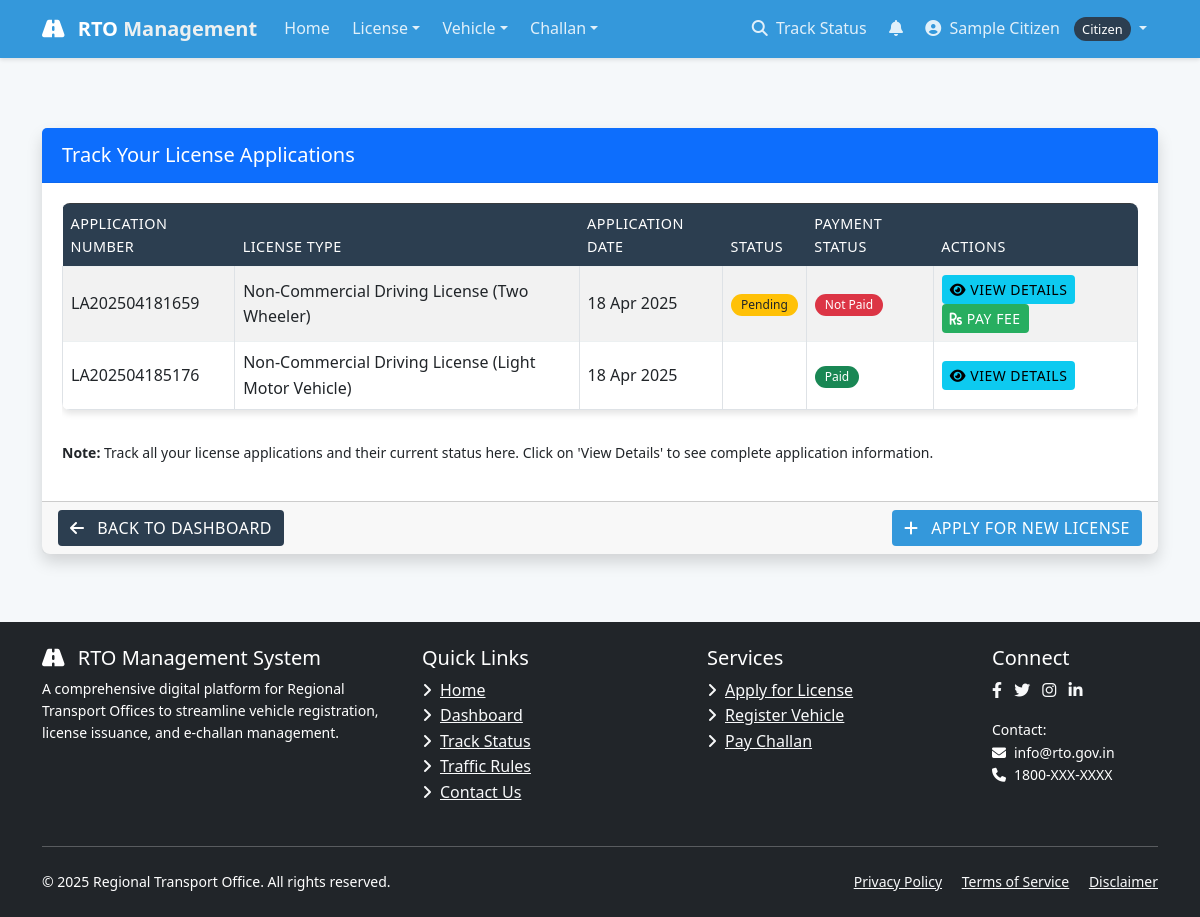
The page /dashboard/status/license/ (signed in) on the database as committed earlier.
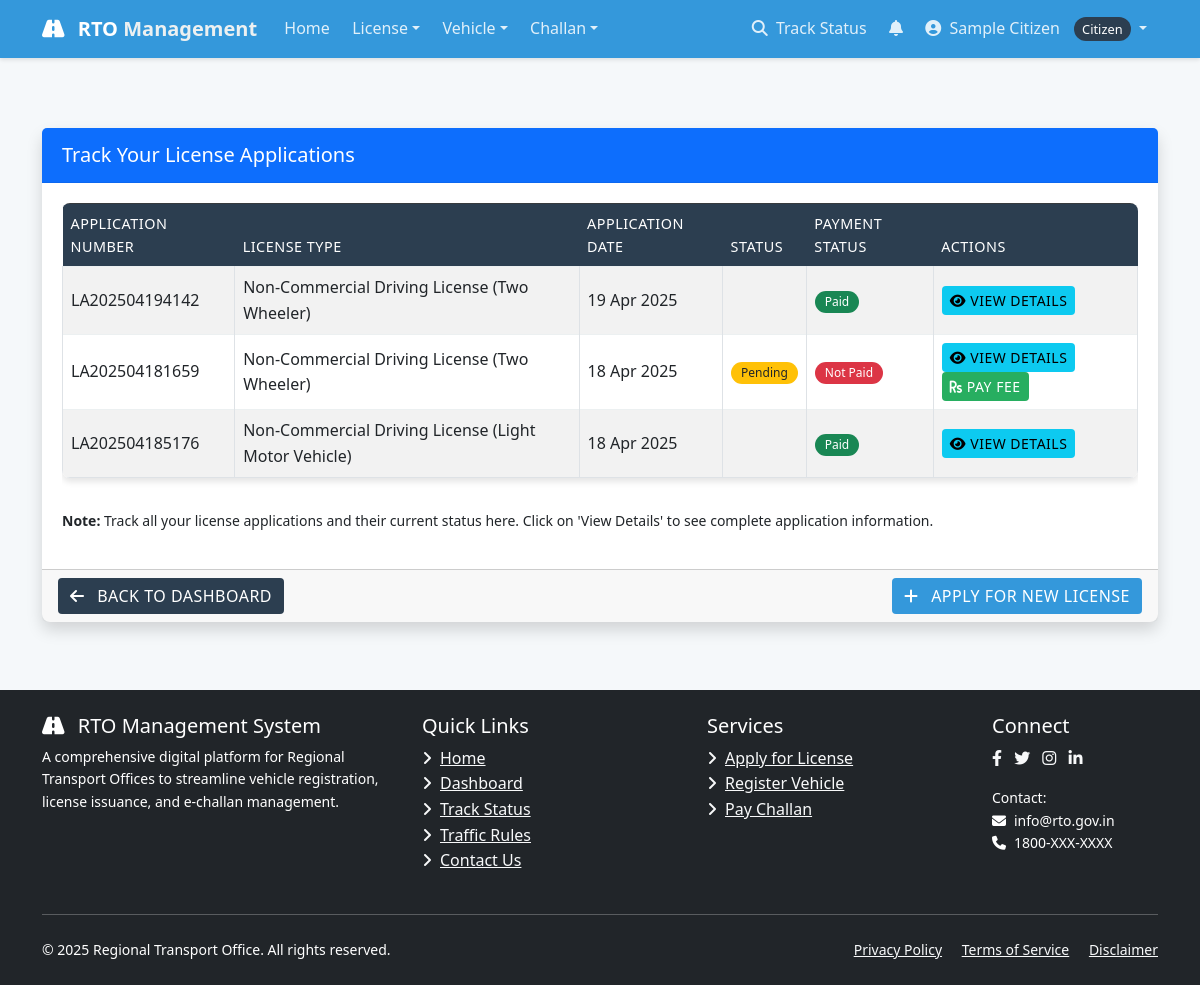
The same page on the database as committed later.
### license/models.py (models this page shows, shortened)
class LicenseApplication(models.Model):
    STATUS_CHOICES = (
        ('PENDING', 'Pending'),
        ('DOCUMENT_VERIFICATION', 'Document Verification'),
        ('SCHEDULED_FOR_TEST', 'Scheduled for Test'),
        ('TEST_PASSED', 'Test Passed'),
        ('TEST_FAILED', 'Test Failed'),
        ('APPROVED', 'Approved'),
        ('REJECTED', 'Rejected'),
        ('ISSUED', 'Issued'),
    )
    APPLICATION_TYPE_CHOICES = (
        ('NEW', 'New License'),
        ('RENEWAL', 'License Renewal'),
        ('DUPLICATE', 'Duplicate License'),
    )
    applicant = models.ForeignKey(User, on_delete=models.CASCADE, related_name='license_applications')
    license_type = models.ForeignKey(LicenseType, on_delete=models.CASCADE)
    application_type = models.CharField(max_length=20, choices=APPLICATION_TYPE_CHOICES, default='NEW')
    application_number = models.CharField(max_length=20, unique=True)
    application_date = models.DateField(auto_now_add=True)
    status = models.CharField(max_length=30, choices=STATUS_CHOICES, default='PENDING')
    photo = models.ImageField(upload_to='license_photos/')
    signature = models.ImageField(upload_to='license_signatures/')
    id_proof = models.FileField(upload_to='license_id_proofs/')
    address_proof = models.FileField(upload_to='license_address_proofs/')
    test_date = models.DateTimeField(null=True, blank=True)
    test_result = models.BooleanField(null=True, blank=True)
    rejection_reason = models.TextField(blank=True, null=True)
    payment_status = models.BooleanField(default=False)
    payment_date = models.DateTimeField(null=True, blank=True)
    payment_transaction_id = models.CharField(max_length=100, blank=True, null=True)
    reviewed_by = models.ForeignKey(User, on_delete=models.SET_NULL, null=True, blank=True,
                                   related_name='reviewed_license_applications')
    issued_date = models.DateField(null=True, blank=True)
    valid_until = models.DateField(null=True, blank=True)
    created_at = models.DateTimeField(auto_now_add=True)
    updated_at = models.DateTimeField(auto_now=True)

class LicenseType(models.Model):
    name = models.CharField(max_length=100)
    code = models.CharField(max_length=10, unique=True)
    description = models.TextField()
    age_requirement = models.PositiveIntegerField(default=18)
    validity_years = models.PositiveIntegerField(default=10)
    fee = models.DecimalField(max_digits=10, decimal_places=2)

### dashboard/views.py (the view)
# urls.py: path('status/license/', views.track_license_status, name='track_license_status'),
@login_required
def track_license_status(request):
    if request.user.user_type != 'CITIZEN':
        return redirect('dashboard')
    applications = LicenseApplication.objects.filter(applicant=request.user).order_by('-application_date')
    context = {
        'applications': applications,
        'current_date': timezone.now(),
    }
    return render(request, 'dashboard/track_license_status.html', context)

### accounts/models.py (called while the page is built)
    def get_full_name(self):
        return f"{self.first_name} {self.last_name}" if self.first_name or self.last_name else self.email

### templates/dashboard/track_license_status.html (shortened to what the changed rows need)
{% extends 'base.html' %}
{% block content %}
<div class="container mt-4">
    <div class="card shadow">
        <div class="card-body">
            {% if applications %}
                <div class="table-responsive">
                    <table class="table table-striped table-bordered">
                        <thead class="table-dark">
                            <tr>
                                <th>Application Number</th>
                                <th>License Type</th>
                                <th>Application Date</th>
                                <th>Status</th>
                                <th>Payment Status</th>
                                <th>Actions</th>
                            </tr>
                        </thead>
                        <tbody>
                            {% for application in applications %}
                                <tr>
                                    <td>{{ application.application_number }}</td>
                                    <td>{{ application.license_type.name }}</td>
                                    <td>{{ application.application_date|date:"d M Y" }}</td>
                                    <td>
                                        {% if application.status == 'PENDING' %}
                                            <span class="badge bg-warning text-dark">Pending</span>
                                        {% elif application.status == 'DOCUMENT_VERIFICATION' %}
                                            <span class="badge bg-info">Document Verification</span>
                                        {% elif application.status == 'TEST_SCHEDULED' %}
                                            <span class="badge bg-primary">Test Scheduled</span>
                                        {% elif application.status == 'TEST_PASSED' %}
                                            <span class="badge bg-success">Test Passed</span>
                                        {% elif application.status == 'TEST_FAILED' %}
                                            <span class="badge bg-danger">Test Failed</span>
                                        {% elif application.status == 'APPROVED' %}
                                            <span class="badge bg-success">Approved</span>
                                        {% elif application.status == 'REJECTED' %}
                                            <span class="badge bg-danger">Rejected</span>
                                        {% elif application.status == 'ISSUED' %}
                                            <span class="badge bg-success">License Issued</span>
                                        {% endif %}
                                    </td>
                                    <td>
                                        {% if application.payment_status %}
                                            <span class="badge bg-success">Paid</span>
                                        {% else %}
                                            <span class="badge bg-danger">Not Paid</span>
                                        {% endif %}
                                    </td>
                                    <td>
                                        <a href="{% url 'license_application_detail' application.application_number %}" class="btn btn-sm btn-info">
                                            <i class="fas fa-eye"></i> View Details
                                        </a>
                                        {% if not application.payment_status %}
                                            <a href="{% url 'license_payment' application.application_number %}" class="btn btn-sm btn-success">
                                                <i class="fas fa-rupee-sign"></i> Pay Fee
                                            </a>
                                        {% endif %}
                                    </td>
                                </tr>
                            {% endfor %}
                        </tbody>
                    </table>
                </div>
            {% endif %}
        </div>
    </div>
</div>
{% endblock %}

Rows that differ between the two databases and show on the page:
added LicenseApplication: application_number "LA202504194142", license_type.name "Non-Commercial Driving License (Two Wheeler)", application_date "19 Apr 2025", payment_status "Paid"
